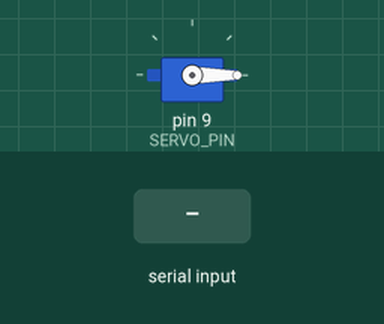
Recording of a sketch running on a simulated Arduino Uno, built with avr-gcc and run on an emulated ATmega328P. On the bench: servo. Inputs (shaded band) come from the test bench. What the sketch prints to the serial monitor is not drawn.

Above: at 3.0 s.
3.1 s: "200\n" received over Serial
At 3.8 s:
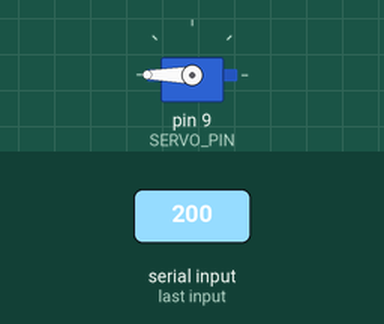
4.6 s: "90\n" received over Serial
At 5.9 s:
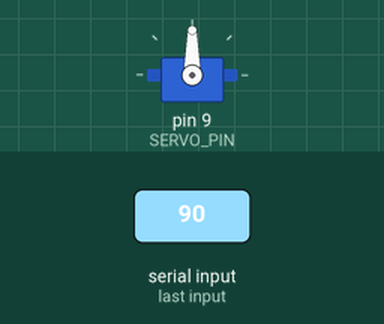
7.8 s: "30,150\n" received over Serial
At 9.1 s:
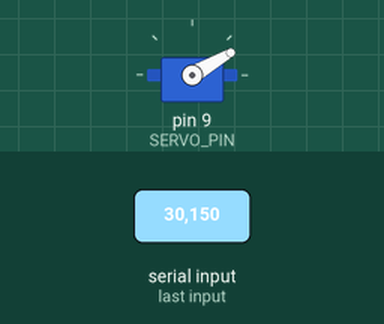
Timing chart, 0 to 10.3 s (numbered marks = the images above; inputs shaded):
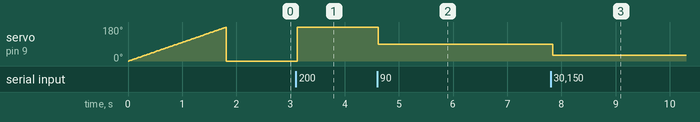

The sketch:

serial_read_write.ino
```cpp
#include <Servo.h>

int SERVO_PIN = 9;

Servo servo;

void setup() {

  Serial.begin(9600);
  servo.attach(SERVO_PIN);

  for (int angle=0; angle<180; angle++) {
    servo.write(angle);
    delay(10);
  }

  servo.write(0);
}

void loop() {

  //서보모터의 명령을 파악
  String cmd = serialRead();
  //cmd 는 "" 값을 기본으로 한다..

  if (cmd == "") {
    return;
  }

  int angle = cmd.toInt();

// 여기시점에 angle이 ? >= 0 숫자


  //명령에 따른 동작
//  int angle = 0;
  servo.write(angle);
  delay(200);

  //처리된 결과를 출력
  serialWrite(cmd);

}

String serialRead() {
  String str = "";

//  while(true) {
//    char c = Serial.read();
//    if (c == '\0') {
//      break;
//    }
//    str.concat(c);
//  }

  while(Serial.available()) {
    char c = Serial.read();
//    String c = Serial.readString();
    str.concat(c);
    delay(5);
  }
  return str;
}
void serialWrite(String str) {
  // 비어있거나 null인 문자열은 통신금지
  if (str == NULL || str.length() <= 0) {return;}

  Serial.print("서보모터각도: ");

  for (int i=0;i<str.length();i++) {
    Serial.print(str.charAt(i));
  }
//  Serial.print(str);
//  Serial.write(64);
  Serial.print('\n');
}
```

Measured:
- after the input at 3.1 s, servo on pin 9 (SERVO_PIN): 0° → 180° at once
- after the input at 4.6 s, servo on pin 9 (SERVO_PIN): 180° → 90° at once
- after the input at 7.8 s, servo on pin 9 (SERVO_PIN): 90° → 30° at once
- by itself, servo on pin 9 (SERVO_PIN): rises from 0° to 179° in 1.8 s, then falls to 0° in 0.01 s
